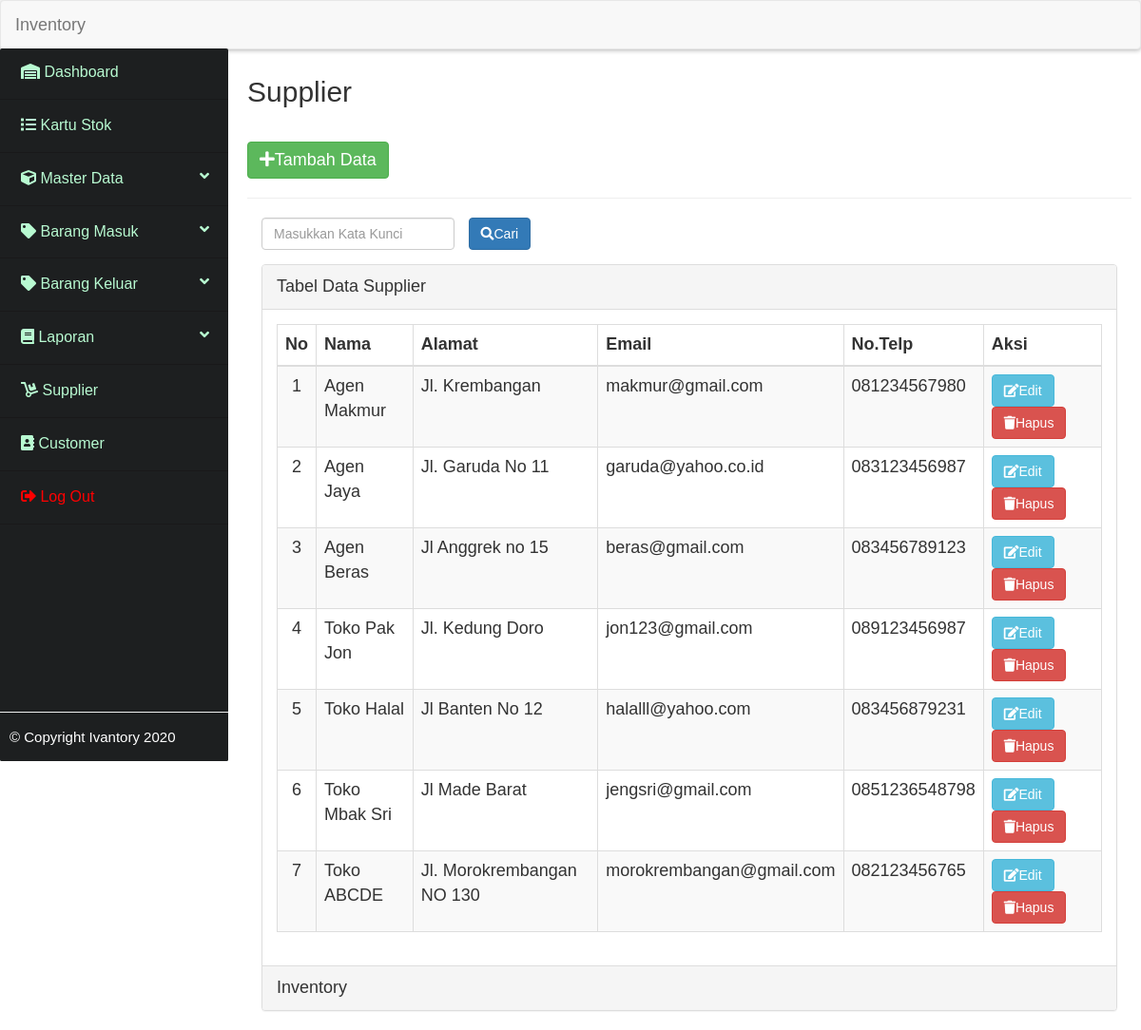
Screenshot of /_supplier/supplier.php with the database file from the repository.
### tables this page shows
CREATE TABLE IF NOT EXISTS `supplier` (
  `id_supplier` int(11) NOT NULL AUTO_INCREMENT,
  `nama` varchar(50) NOT NULL,
  `alamat` text NOT NULL,
  `email` varchar(50) NOT NULL,
  `telepon` varchar(13) NOT NULL,
  PRIMARY KEY (`id_supplier`)
);

### _supplier/functions.php (called while the page is built, shortened)
<?php
     include "../koneksi.php";
    function query($query){
        global $conn;
        $result = mysqli_query($conn, $query);
        $rows   = [];
        while( $row = mysqli_fetch_assoc($result)){
           $rows[] = $row;
        }
        return $rows;
    }
?>

### _supplier/supplier.php (the view, shortened to what this page needs)
<?php
$supplier = query("SELECT * FROM supplier");
?>
        <section class="content">
            <div class="inner">
                <h2>Supplier</h2><br>
                    <a href="#" class="btn btn-success" style="font-size: 18px;" data-toggle="modal" data-target="#tambah" ><span class="fas fa-plus"></span>Tambah Data</a>
                    <hr>
                    <form action="" method="post">
                        <div class="form-group">
                                <div class="col-md-3" >
                                    <input type="text" name="keyword" class="form-control" autofocus autocomplete="off" placeholder="Masukkan Kata Kunci">
                                </div>
                                <div>
                                    <button type="submit" name="cari" class="btn btn-primary"><span class="fas fa-search"></span>Cari</button>
                                </div>
                        </div>
                    </form>
                    <div class="table-content" style="font-size: 18px;">
                        <div class="col-md-12">
                            <div class="panel panel-default">
                                <div class="panel-heading">
                                    Tabel Data Supplier
                                </div>
                                <div class="panel-body">
                                    <div class="table">
                                        <table class="table table-striped table-bordered table-hover">
                                            <thead>
                                                <tr>
                                                    <th><center>No</center></th>
                                                    <th>Nama</th>
                                                    <th>Alamat</th>
                                                    <th>Email</th>
                                                    <th>No.Telp</th>
                                                    <th>Aksi</th>
                                                </tr>
                                            </thead>
                                            <?php $no = 1; ?>
                                            <?php foreach($supplier as $sup): ?>
                                            <tr>
                                                <td><center><?= $no; ?></center></td>
                                                <td><?= $sup["nama"]; ?></td>
                                                <td><?= $sup["alamat"]; ?></td>
                                                <td><?= $sup["email"]; ?></td>
                                                <td><?= $sup["telepon"]; ?></td>
                                                <td>
                                                    <a href="edit.php?id_supplier=<?= $sup["id_supplier"]; ?>" class="btn btn-info"><span class="fas fa-edit"></span>Edit</a>
                                                    <a href="hapus.php?id_supplier=<?= $sup["id_supplier"]; ?>" onclick="return confirm('Yakin untuk menghapus?')" class="btn btn-danger "><span class="fas fa-trash"></span>Hapus</a>
                                                </td>
                                            </tr>
                                            <?php $no++; ?>
                                            <?php endforeach; ?>
                                        </table>
                                    </div>
                                </div>
                                <div class="panel-footer">
                                    Inventory
                                </div>
                            </div>
                        </div>
                    </div>
            </div>
        </section>

### rows the page displays
supplier: nama "Agen Makmur", alamat "Jl. Krembangan", email "makmur@gmail.com", telepon "081234567980"
supplier: nama "Agen Jaya", alamat "Jl. Garuda No 11", email "garuda@yahoo.co.id", telepon "083123456987"
supplier: nama "Agen Beras", alamat "Jl Anggrek no 15", email "beras@gmail.com", telepon "083456789123"
supplier: nama "Toko Pak Jon", alamat "Jl. Kedung Doro", email "jon123@gmail.com", telepon "089123456987"
supplier: nama "Toko Halal", alamat "Jl Banten No 12", email "halalll@yahoo.com", telepon "083456879231"
supplier: nama "Toko Mbak Sri", alamat "Jl Made Barat", email "jengsri@gmail.com", telepon "0851236548798"
supplier: nama "Toko ABCDE", alamat "Jl. Morokrembangan NO 130", email "morokrembangan@gmail.com", telepon "082123456765"
